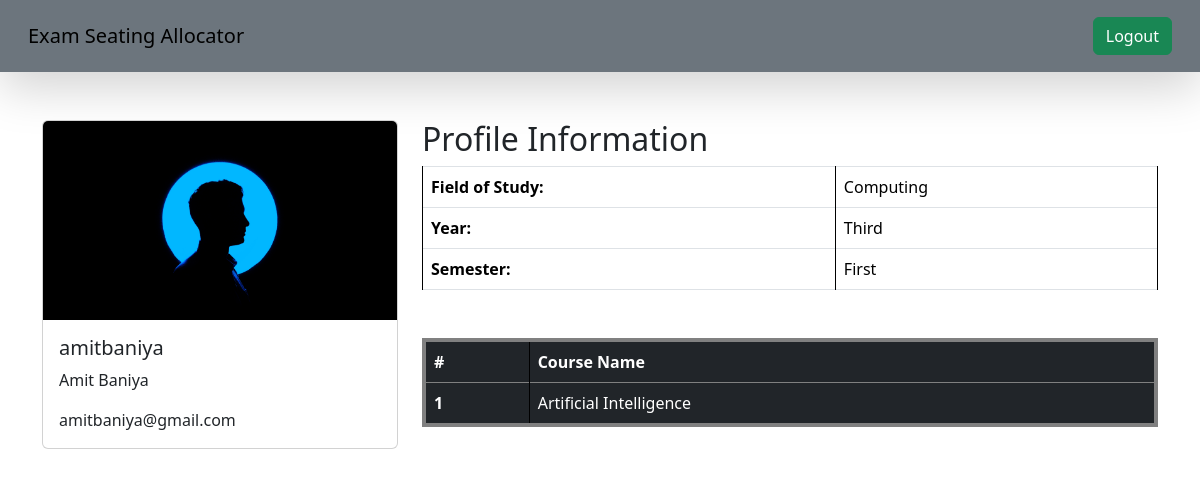
Page /student_home/ (signed in) on the committed database.
### api/models.py (models this page shows)
class User(AbstractUser):
    user_type = models.CharField(max_length=20, choices=USER_TYPES)
    user_image = models.ImageField(
        upload_to="Users",
    )
    groups = models.ManyToManyField(Group, related_name="api_users")
    user_permissions = models.ManyToManyField(Permission, related_name="api_users")

class Student(models.Model):
    user = models.OneToOneField(User, on_delete=models.CASCADE)
    fieldofstudy = models.CharField(
        max_length=20, choices=FIELDOFSTUDY, default="computing"
    )
    year = models.CharField(max_length=20, choices=YEAR, default="first")
    semester = models.CharField(max_length=20, choices=SEMESTER, default="first")
    courses = models.ManyToManyField(Course, related_name="students")
    section = models.CharField(max_length=20, blank=True)

class Course(models.Model):
    name = models.CharField(max_length=100)
    fieldofstudy = models.CharField(
        max_length=20, choices=FIELDOFSTUDY, default="computing"
    )
    year = models.CharField(max_length=20, choices=YEAR, default="first")
    semester = models.CharField(max_length=20, choices=SEMESTER, default="first")

### api/views.py (the view)
# urls.py: path("student_home/", student_home, name="student_home"),
@login_required(login_url="login_page")
@user_passes_test(is_student, login_url="login_page")
def student_home(request):
    user = request.user
    student = Student.objects.get(user=user)
    fieldofstudy = student.fieldofstudy
    year = student.year
    semester = student.semester
    courses = student.courses.all()
    context = {
        "homeurl": "student_home",
        "fieldofstudy": fieldofstudy,
        "year": year,
        "semester": semester,
        "courses": courses,
    }
    return render(request, "studentHome.html", context)

### api/views.py (called while the page is built)
def is_student(user):
    return user.groups.filter(name="Students").exists()

### api/templates/studentHome.html (shortened to what this page needs)
{%extends "base.html"%} {%block start%}
<div class="container mt-5">
  <div class="row">
    <div class="col-md-4">
      <div class="card">
        <img
          src="/media/{{user.user_image}}"
          class="card-img-top"
          alt="Profile Image"
        />
        <div class="card-body">
          <h5 class="card-title">{{ user.username }}</h5>
          <p class="card-text">{{ user.first_name }} {{ user.last_name }}</p>
          <p class="card-text">{{ user.email }}</p>
        </div>
      </div>
    </div>
    <div class="col-md-8">
      <h2>Profile Information</h2>
      <table class="table table-bordered">
        <tbody>
          <tr>
            <th>Field of Study:</th>
            <td>{{ fieldofstudy|title }}</td>
          </tr>
          <tr>
            <th>Year:</th>
            <td>{{ year|title }}</td>
          </tr>
          <tr>
            <th>Semester:</th>
            <td>{{ semester|title }}</td>
          </tr>
        </tbody>
      </table>
      <table
        class="table table-dark table-bordered mt-5"
        style="border-width: 4px; border-color: grey"
      >
        <thead>
          <tr>
            <th scope="col">#</th>
            <th scope="col">Course Name</th>
          </tr>
        </thead>
        <tbody>
          {%for course in courses%}
          <tr>
            <th scope="row">{{forloop.counter}}</th>
            <td>{{course.name}}</td>
          </tr>
          {%endfor%}
        </tbody>
      </table>
    </div>
  </div>
</div>
{%endblock%}

### api/templates/base.html (style rules this page uses)
table, th, td { border: 1px solid black; }

### rows in the picture
User: user_image (placeholder picture), username "amitbaniya", first_name "Amit", last_name "Baniya", email "amitbaniya@gmail.com"
Student: fieldofstudy "Computing", year "Third", semester "First"
Course: name "Artificial Intelligence"
